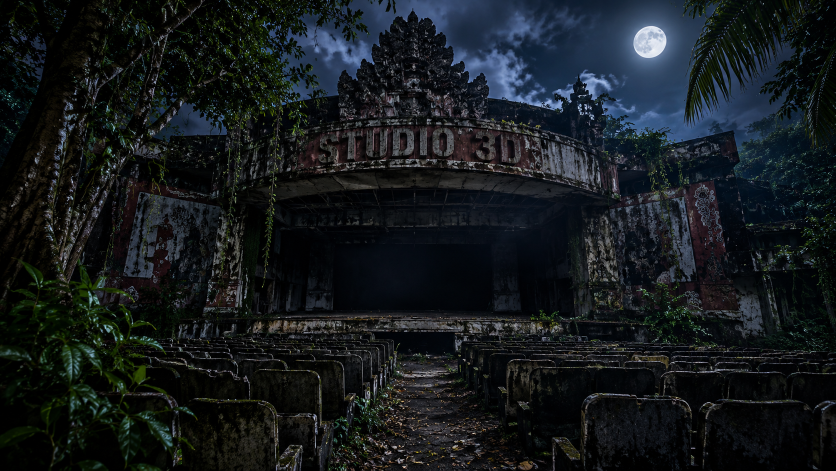
#> input picture episodes/peta-sunyi/taman-festival-ep06/assets/peta-sunyi-ep06-assets/ep06-visual-01-studio-3d.png, 1672 x 941 px (shown at 1/2 size)
$ python parallax_engine.py --input ../episodes/peta-sunyi/taman-festival-ep06/assets/peta-sunyi-ep06-assets/ep06-visual-01-studio-3d.png --duration 1.0 --out out.png
#> lines starting #> are read from the running program, lines starting #| are printed output that depends on the picture
#!/usr/bin/env python3
"""Create a restrained 2.5D parallax pass from a single scene still.

This is a depth-illusion pass, not object/character animation. Three broad,
feathered image planes drift at different speeds to add subtle camera depth.
"""
import argparse
import math
import os
from PIL import Image, ImageDraw, ImageFilter, ImageOps

parser = argparse.ArgumentParser()
parser.add_argument("--input", required=True)
parser.add_argument("--duration", type=float, required=True)
parser.add_argument("--out", required=True)
args = parser.parse_args()

os.makedirs(args.out, exist_ok=True)
W, H = 720, 1280
fps = 12
frames = max(1, int(math.ceil(args.duration * fps)))

with Image.open(args.input) as source:
#> source is the input picture: PIL image 1672x941 RGB; mean R, G, B 21.2, 26.1, 29
    image = ImageOps.fit(source.convert("RGB"), (W, H), method=Image.Resampling.LANCZOS)
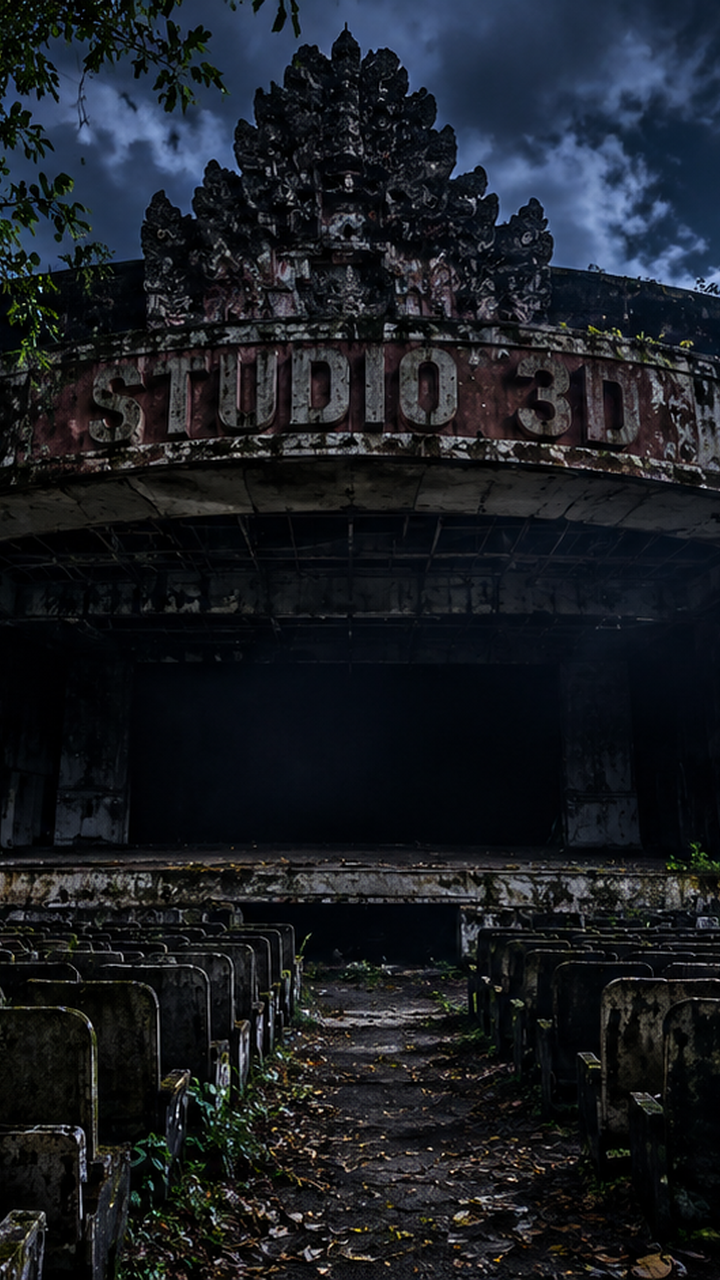
#> image: PIL image 720x1280 RGB; mean R, G, B 25.8, 29.5, 35.3

# Broad approximate depth zones: distant upper scene, middle scene, foreground.
# Feathered boundaries avoid obvious horizontal seams. Movement stays deliberately
# tiny because a single still cannot provide the hidden pixels behind moving objects.
zones = [
    (0, int(H * 0.43), 1.4, 0.20, 0.0),
    (int(H * 0.28), int(H * 0.78), 3.0, 0.15, 1.7),
    (int(H * 0.64), H, 5.0, 0.11, 3.1),
]
pad = 10
padded = ImageOps.expand(image, border=(pad, 0, pad, 0), fill=None)
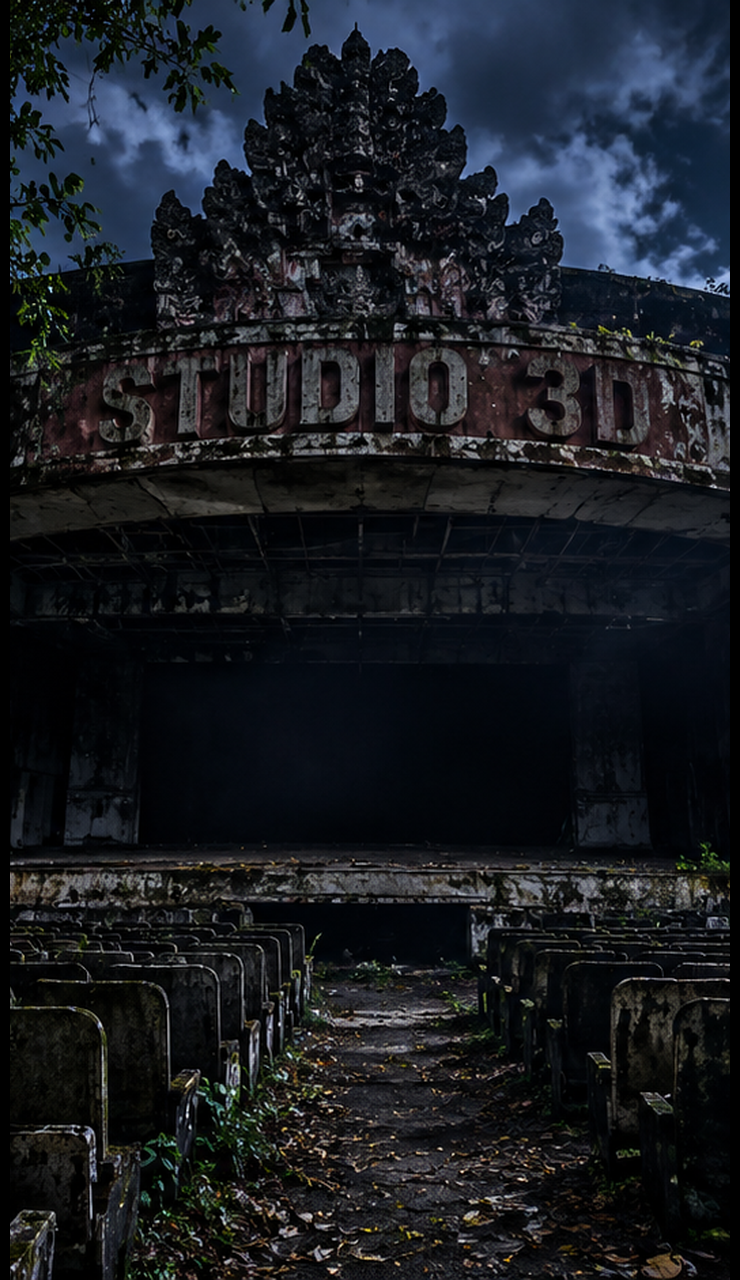
#> padded: PIL image 740x1280 RGB; mean R, G, B 25.1, 28.7, 34.3
for frame in range(frames):
    seconds = frame / fps
    result = image.copy()
    for top, bottom, amplitude, speed, phase in zones:
        dx = int(round(math.sin(seconds * speed + phase) * amplitude))
        # Crop from padded source so edges never wrap around.
        shifted = padded.crop((pad + dx, 0, pad + dx + W, H))
        mask = Image.new("L", (W, H), 0)
        draw = ImageDraw.Draw(mask)
        draw.rectangle((0, top, W, bottom), fill=190)
        mask = mask.filter(ImageFilter.GaussianBlur(34))
        result.paste(shifted, (0, 0), mask)
#> (the run stopped early here; a loop or call above may not have finished)
